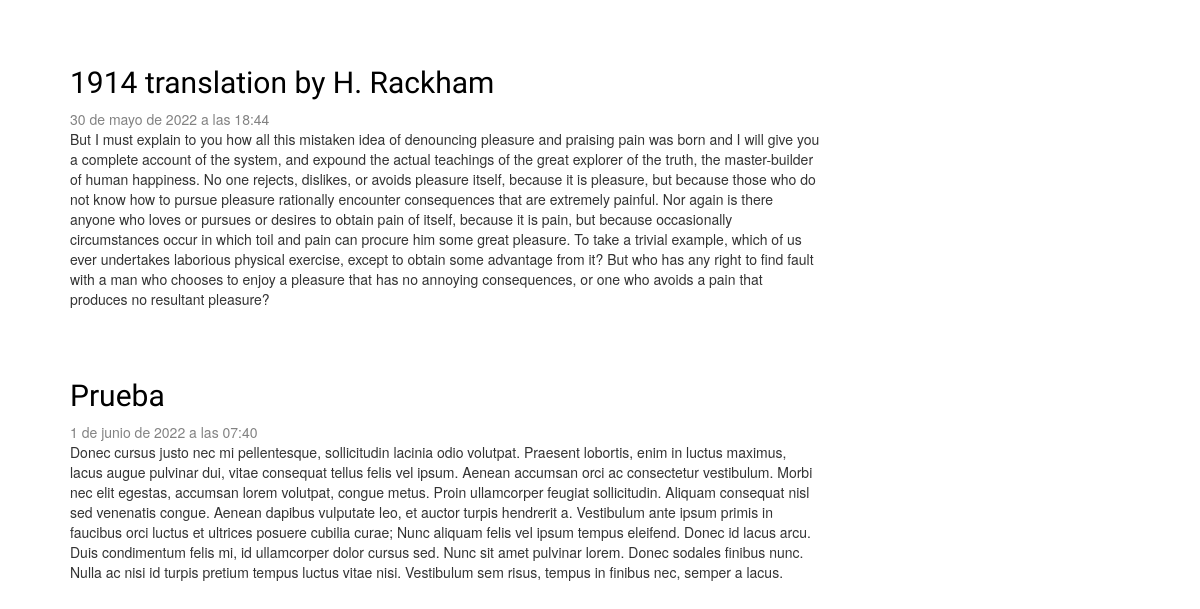
Before: / (lower part) with the older database file.
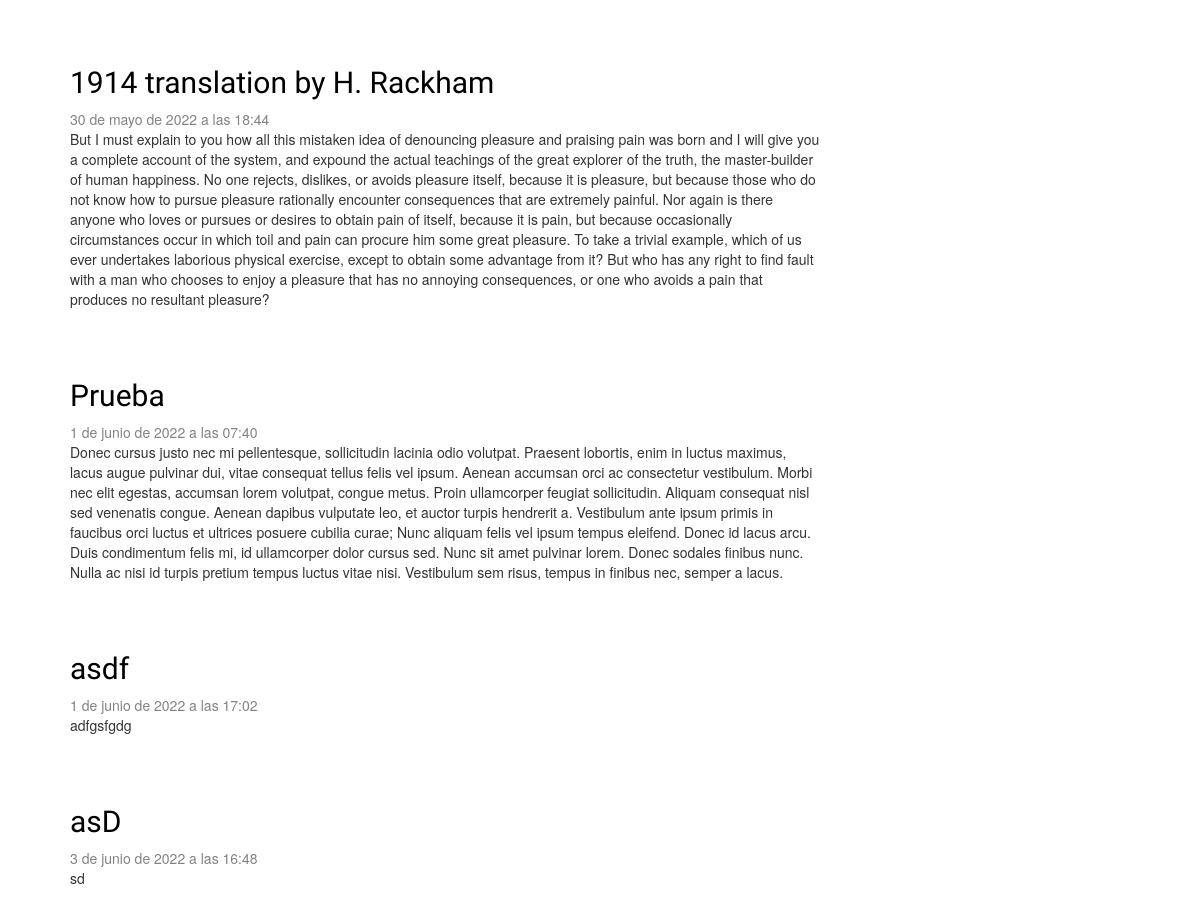
After: the same page with the newer database file.
### blog/models.py (models this page shows, shortened)
class Post(models.Model):
    author: models.ForeignKey = models.ForeignKey(
        settings.AUTH_USER_MODEL, on_delete=models.CASCADE
    )
    title: models.CharField = models.CharField(max_length=200)
    text: models.TextField = models.TextField()
    created_date: models.DateTimeField = models.DateTimeField(
        default = timezone.now
    )
    published_date: models.DateField = models.DateTimeField(
        blank=True,
        null=True
    )

### blog/views.py (the view)
# urls.py: path('', views.post_list, name='post_list'),
def post_list(request):
    posts = Post.objects.filter(published_date__lte = timezone.now()).order_by('published_date')
    return render(request, 'blog/post_list.html', {'posts':posts})

### blog/templates/blog/post_list.html
{% extends 'blog/base.html' %}
{% block content %}
    {% for post in posts %}
        <div class="post">
            <h2><a href="{% url 'post_detail' pk=post.pk %}"> {{ post.title }}</a></h2>
            <div class="date"> {{ post.published_date }} </div>
            <p>{{ post.text|linebreaksbr }}</p>
        </div>
    {% endfor %}
{% endblock %}

Changed rows visible on the page:
added Post: title "asdf", published_date "1 de junio de 2022 a las 17:02", text "adfgsfgdg"
added Post: title "asD", published_date "3 de junio de 2022 a las 16:48", text "sd"
